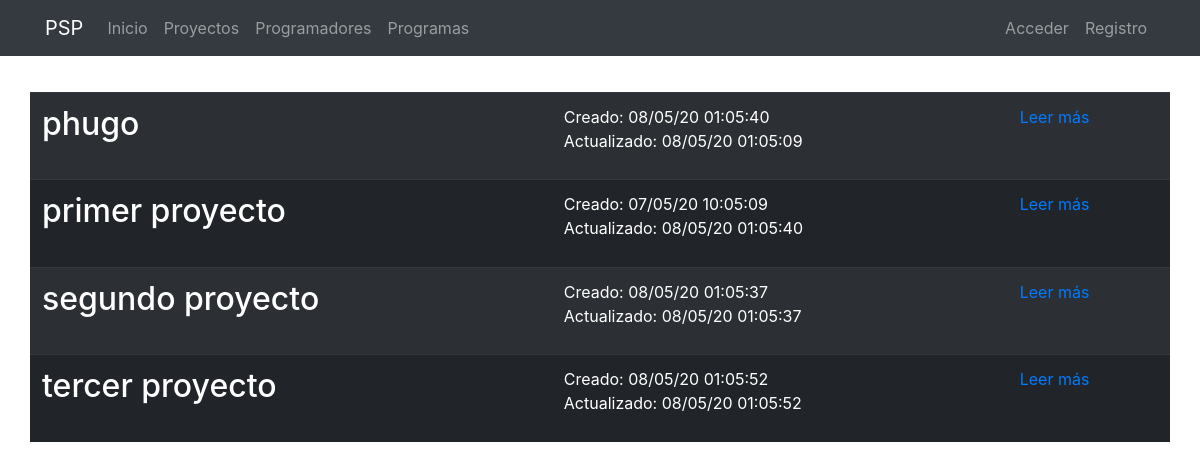
/projects/, run on the app's committed database.
### projects/models.py (models this page shows, shortened)
class Project(models.Model):
    name = models.CharField(verbose_name="Nombre", max_length=200)
    description = models.TextField(verbose_name="Descripción")
    created = models.DateTimeField(auto_now_add=True, verbose_name="Fecha de creación")
    updated = models.DateTimeField(auto_now=True, verbose_name="Fecha de edición")
    finished = models.DateTimeField(verbose_name="Fecha de finalización", null=True, blank=True)
    class Meta:
        verbose_name = "Proyecto"
        verbose_name_plural = "Proyectos"
        ordering = ['name', 'created']

### projects/views.py (the view)
# urls.py: path('', ProjectListView.as_view(), name='projects'),
class ProjectListView(ListView):
    model = Project

### projects/templates/projects/project_list.html (shortened to what this page needs)
{% extends 'core/base.html' %}
{% load static %}
{% block content %}
<main role="main">
  <div class="container mb-4">
      <div class="row mt-3">
        <table class="table table-hover table-dark table-striped ">
          <tbody>
            {% for project in project_list %}
            <tr>
              <th scope="col">
                <h2 class="mb-4">{{project.name}}</h2>
              </th>
              <td>
                Creado: {{project.created|date:"d/m/y h:m:s"}}<br>
                Actualizado: {{project.updated|date:"d/m/y h:m:s"}}
              </td>
              <td>
                <a href="{% url 'project_detail' project.id project.name|slugify %}">Leer más</a>
              </td>
            </tr>
            {% endfor %}
          </tbody>
        </table>
      </div>
  </div>
</main>
{% endblock %}

### core/static/core/css/main.css (style rules this page uses)
main { padding-top: 20px; }
:root { --jumbotron-padding-y: 3rem; }

### data on the page
Project: name "phugo", created "08/05/20 01:05:40", updated "08/05/20 01:05:09"
Project: name "primer proyecto", created "07/05/20 10:05:09", updated "08/05/20 01:05:40"
Project: name "segundo proyecto", created "08/05/20 01:05:37", updated "08/05/20 01:05:37"
Project: name "tercer proyecto", created "08/05/20 01:05:52", updated "08/05/20 01:05:52"
